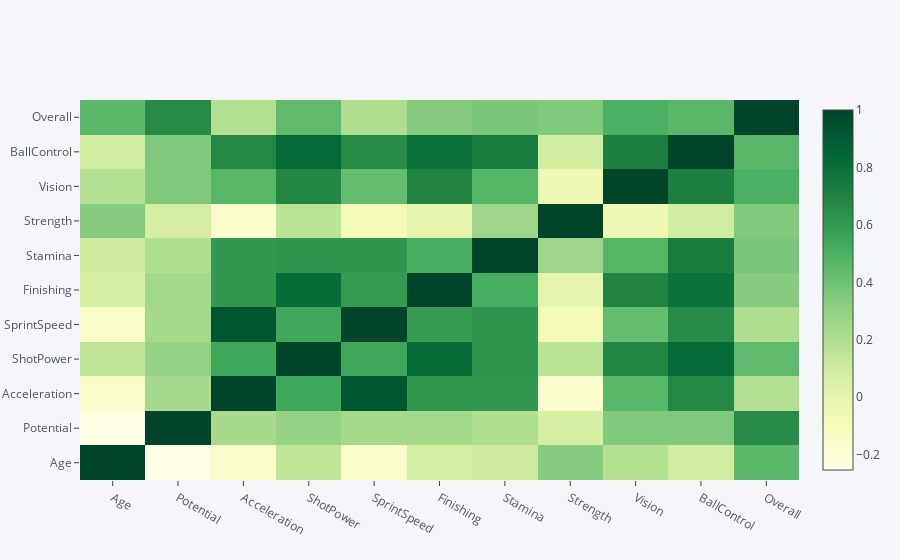

The notebook cell saved with this chart:
### Markdown cell above
**A look at highly correlated numerical features**

### Code cell
df2 = df[['Age', 'Value', 'Wage', 'Potential','Acceleration','ShotPower', 'SprintSpeed', 'Finishing', 'Stamina', 'Strength', 'Vision', 'BallControl','Club','Position','Overall','Name']]

df2.corr().iplot(kind='heatmap',colorscale='ylgn')

### Figure 1 — Plotly figure (JSON) as saved in the notebook; plotly's stock layout.template omitted (floating-point values rounded to 4 significant figures)
{"data": [{"colorscale": [[0, "rgb(255,255,229)"], [0.125, "rgb(247,252,185)"], [0.25, "rgb(217,240,163)"], [0.375, "rgb(173,221,142)"], [0.5, "rgb(120,198,121)"], [0.625, "rgb(65,171,93)"], [0.75, "rgb(35,132,67)"], [0.875, "rgb(0,104,55)"], [1, "rgb(0,69,41)"]], "type": "heatmap", "uid": "fdae52e2-6d16-4eb6-bdeb-41ff680242a8", "x": ["Age", "Potential", "Acceleration", "ShotPower", "SprintSpeed", "Finishing", "Stamina", "Strength", "Vision", "BallControl", "Overall"], "y": ["Age", "Potential", "Acceleration", "ShotPower", "SprintSpeed", "Finishing", "Stamina", "Strength", "Vision", "BallControl", "Overall"], "z": [[1, -0.2533, -0.1587, 0.1569, -0.1517, 0.06866, 0.09779, 0.3328, 0.1874, 0.08497, 0.4523], [-0.2533, 1, 0.2346, 0.2883, 0.2368, 0.2434, 0.2026, 0.07577, 0.3481, 0.3544, 0.6609], [-0.1587, 0.2346, 1, 0.5395, 0.9219, 0.6064, 0.6072, -0.1665, 0.4616, 0.6757, 0.1969], [0.1569, 0.2883, 0.5395, 1, 0.5446, 0.8155, 0.6164, 0.1695, 0.6803, 0.8313, 0.4411], [-0.1517, 0.2368, 0.9219, 0.5446, 1, 0.5939, 0.6199, -0.08321, 0.4296, 0.664, 0.2106], [0.06866, 0.2434, 0.6064, 0.8155, 0.5939, 1, 0.5109, -0.009744, 0.6973, 0.7884, 0.3325], [0.09779, 0.2026, 0.6072, 0.6164, 0.6199, 0.5109, 1, 0.2627, 0.4723, 0.7286, 0.3657], [0.3328, 0.07577, -0.1665, 0.1695, -0.08321, -0.009744, 0.2627, 1, -0.04693, 0.08784, 0.3493], [0.1874, 0.3481, 0.4616, 0.6803, 0.4296, 0.6973, 0.4723, -0.04693, 1, 0.7184, 0.4989], [0.08497, 0.3544, 0.6757, 0.8313, 0.664, 0.7884, 0.7286, 0.08784, 0.7184, 1, 0.4602], [0.4523, 0.6609, 0.1969, 0.4411, 0.2106, 0.3325, 0.3657, 0.3493, 0.4989, 0.4602, 1]], "zmax": 1, "zmin": -0.2533}], "layout": {"legend": {"bgcolor": "#F5F6F9", "font": {"color": "#4D5663"}}, "paper_bgcolor": "#F5F6F9", "plot_bgcolor": "#F5F6F9", "title": {"font": {"color": "#4D5663"}}, "xaxis": {"gridcolor": "#E1E5ED", "showgrid": true, "tickfont": {"color": "#4D5663"}, "title": {"font": {"color": "#4D5663"}, "text": ""}, "zerolinecolor": "#E1E5ED"}, "yaxis": {"gridcolor": "#E1E5ED", "showgrid": true, "tickfont": {"color": "#4D5663"}, "title": {"font": {"color": "#4D5663"}, "text": ""}, "zerolinecolor": "#E1E5ED"}}}
